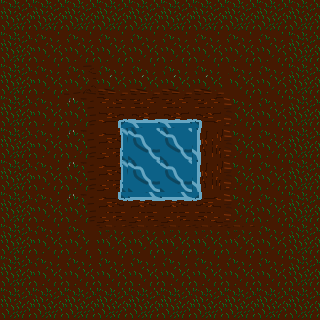

Rendered tile map (Tiled .tmx) drawn with the repository's tilesets; below, a short description and the full map source, tile grids included:
An orthogonal 10x10 tile map with 32x32 px tiles, 1 tile layer (Tile Layer 1).

<map version="1.2" tiledversion="1.2.4" orientation="orthogonal" renderorder="right-down" width="10" height="10" tilewidth="32" tileheight="32" infinite="0" nextlayerid="5" nextobjectid="1">
 <tileset firstgid="1" source="../tileSet/world.tsx" />
 <layer id="1" name="Tile Layer 1" width="10" height="10">
  <data encoding="csv">
18,18,18,18,18,18,18,18,18,18,
18,12,12,12,12,12,12,12,12,18,
18,12,15,13,13,13,13,14,12,18,
18,12,17,8,7,7,9,16,12,18,
18,12,17,5,1,1,6,16,12,18,
18,12,17,5,1,1,6,16,12,18,
18,12,17,3,2,2,4,16,12,18,
18,12,21,19,19,19,19,19,12,18,
18,12,12,12,12,12,12,12,12,18,
18,18,18,18,18,18,18,18,18,18
</data>
 </layer>
</map>
